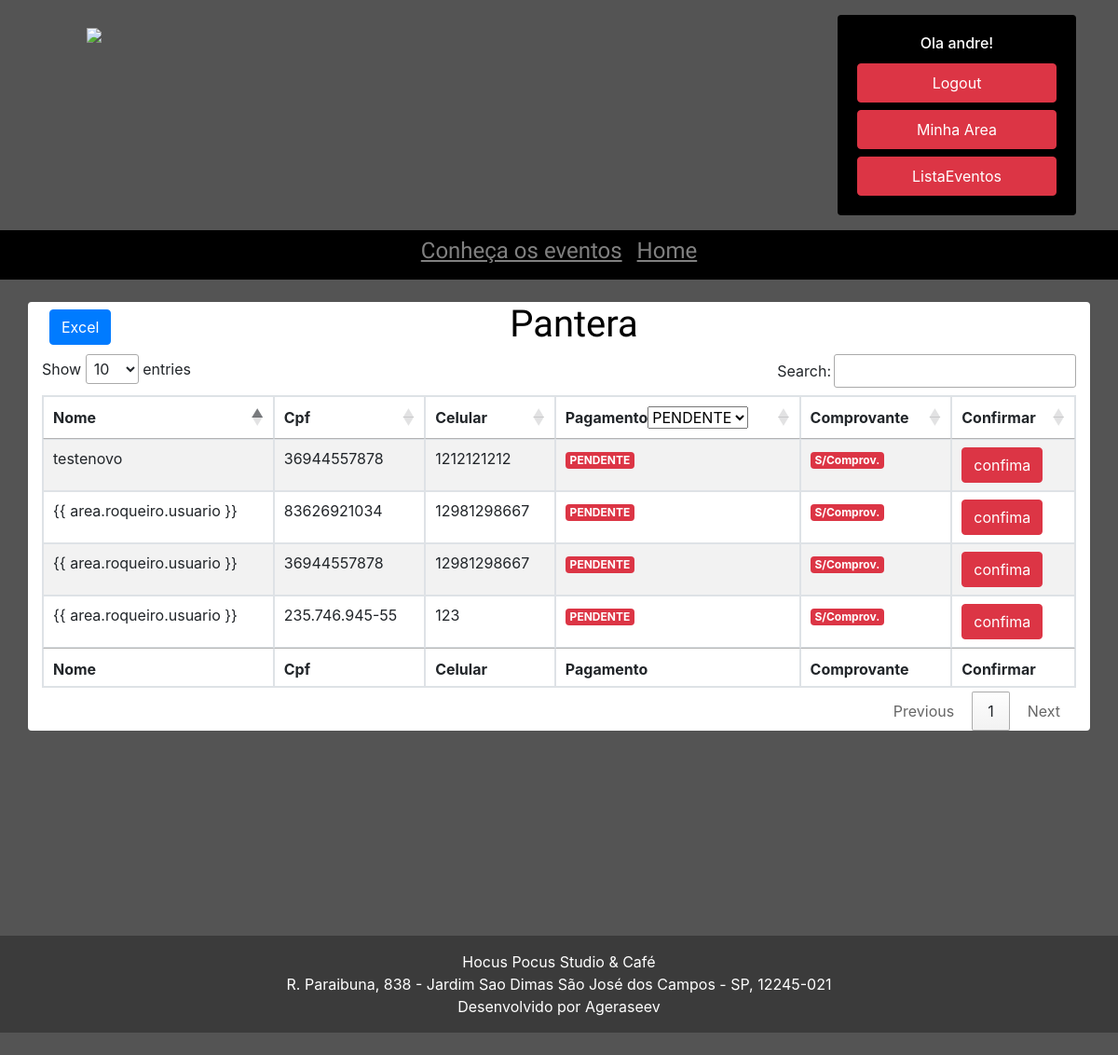
Screenshot of /lista (signed in) with the database file from the repository.
### show/models.py (models this page shows, shortened)
class Show(models.Model):
    titulo_show = models.CharField(max_length=100, )
    descricao_show = models.CharField(max_length=300)
    horario_do_show = models.CharField(max_length=100, null=True)
    data_do_show = models.DateField(null=True)
    banner = models.ImageField(upload_to='static/banners', blank=True)
    quadrado = models.ImageField(upload_to='static/banners', blank=True)
    publicada = models.BooleanField(default=False)
    pix = models.BooleanField(default=False)
    carrocel = models.BooleanField(default=False)

class NomeLista(models.Model):
    sem_registro = models.ForeignKey(UsuarioSemRegistro, on_delete=models.CASCADE, blank=True, null= True)
    roqueiro = models.ForeignKey(Usuario, on_delete=models.CASCADE, blank=True, null= True)
    pagamento = models.BooleanField(default=False)
    comprovante = models.ImageField(upload_to='static/comprovantes', blank=True)
    lista_reserva = models.ForeignKey(Show, on_delete=models.CASCADE, blank=True, null= True,)
    class Meta:
        unique_together = ('roqueiro', 'lista_reserva')

### usuario/models.py (models this page shows, shortened)
class Usuario(models.Model):
    usuario = models.OneToOneField(User, null=True, on_delete=models.CASCADE)
    cpf = models.CharField(max_length=11)
    celular = models.CharField(max_length=12)

class UsuarioSemRegistro(models.Model):
    usuario_sem_registro = models.CharField(max_length=50)
    cpf_sem_registro = models.CharField(max_length=11)
    celular_sem_registro = models.CharField(max_length=12)

### show/views.py (the view)
# urls.py: path('lista', lista, name='lista'),
def lista(request, id=1):
    if request.user.is_staff:
        if request.method == 'POST':
            id = request.POST['id']
            show = request.POST['show']
            cofirmapagamento = NomeLista.objects.filter(id=id)
            cofirmapagamento.update(
                pagamento=True)
            print(show)
            return redirect('lista/'+show)
        else:
            pessoa = NomeLista.objects.filter(lista_reserva_id=id)
            show = Show.objects.filter(id=id)
            dados = {'pessoas': pessoa,
                     'show': show
            }
            return render(request, 'lista.html', dados)
    else:
        return redirect('home')

### templates/lista.html (shortened to what this page needs)
{% extends 'base3.html' %}
{% load static %}
{% block content %}
<body>
<link rel="stylesheet" href="https://cdn.datatables.net/1.10.2/css/jquery.dataTables.min.css">
{% for nome_na_lista in show %}
<div class="container bg-white rounded mt-4">
    <div class="row header" style="text-align:center;color:black">
        <div class="col-md-4 text-left m-2">
            <button id="export" class="btn btn-primary">Excel</button>
        </div>
        <h1 class="col-md-4 text-center " style="font-family: 'Chau Philomene One'">{{ nome_na_lista.titulo_show }}</h1>
    </div>
    <table id="example" class="table table-striped table-bordered" style="width:100%">
        <thead>
        <tr>
            <th>Nome</th>
            <th>Cpf</th>
            <th>Celular</th>
            <th>Pagamento</th>
            <th>Comprovante</th>
            <th>Confirmar</th>
        </tr>
        </thead>
        <tbody>
        {% for area in pessoas.all %}
        <tr>
            <td> {% if area.roqueiro == None %} {{ area.sem_registro.usuario_sem_registro }} {% else %} {{
                area.roqueiro.usuario }} {% endif %}
            </td>
            <td>{{ area.roqueiro.cpf }} {{ area.sem_registro.cpf_sem_registro }}</td>
            <td>{{ area.roqueiro.celular }} {{ area.sem_registro.celular_sem_registro }}</td>
            {% if area.pagamento %}
            <td><label class="badge badge-success">PAGO</label></td>
            {% else %}
            <td><label class="badge badge-danger">PENDENTE</label></td>
            {% endif %}
            {% if area.comprovante %}
            <td><a href="{% url 'comprovante' %}/{{ area.id }}">
                <button class="btn btn-primary"> Comprovante</button>
            </a></td>
            {% else %}
            <td><label class="badge badge-danger"> S/Comprov. </label></td>
            {% endif %}
            <form action="{% url 'lista' %}" method="POST">
                <td>
                    <button class="btn btn-danger" type="submit"> confima</button>
                </td>
            </form>
        </tr>
        {% endfor %}
        </tbody>
        <tfoot>
        <tr>
            <th>Nome</th>
            <th>Cpf</th>
            <th>Celular</th>
            <th>Pagamento</th>
            <th>Comprovante</th>
            <th>Confirmar</th>
        </tr>
        </tfoot>
    </table>
</div>
{% endfor %}
{% endblock %}

### templates/partials/_navbar2.html (shortened to what this page needs)
{% load static %}
<div class="container d-none d-lg-block align-items-center my-3">
    <div class="row ">
        <div class="col-8">
            <a class="navbar-brand pl-5" href="{% url 'home' %}"><img src="{% static 'LogoHocusHorizontal01.png' %}"
                                                                      class="img-fluid " width="800"></a>
        </div>
        <div class="col justify-content-center">
            <div class="card  float-right " style="width: 16rem; background-color:#000000">
                {% if user.is_authenticated %}
                <div class="card-body " style="background-color:#000000">
                    <h6 class="card-title text-center text-white mt3"> Ola {{ user.username }}! </h6>
                    <a class="nav-link btn  btn-danger mt-2" href="{% url 'logout' %}">Logout</a>
                    <a class="nav-link btn  btn-danger mt-2"
                       href="{% url 'dashboard' %}">Minha Area</a>
                    {% if request.user.is_staff %}
                    <a class="nav-link btn btn-danger mt-2" href="{% url 'listaevento' %}">ListaEventos</a>
                    {% endif %}
                </div>
                {% endif %}
            </div>
        </div>
    </div>
</div>
{% if user.is_authenticated %}
<nav class=" navbar-expand-lg navbar-dark   " style="background-color:#000000">
        {% endif %}
        <div class="container ">
            <div class="collapse navbar-collapse justify-content-center" id="navbarNavDropdown">
                <ul class="navbar-nav ">
                    <li class="nav-item  ">
                        <a class="nav-link" style="font-family: 'Chau Philomene One'" href="/"><h4><u>Conheça os
                            eventos </u></h4><span class="sr-only">(current)</span></a>
                    </li>
                    <li class="nav-item">
                        <a class="nav-link" style="font-family: 'Chau Philomene One'" href="/"><h4><u>Home</u></h4></a>
                    </li>
                </ul>
            </div>
        </div>
    </nav>

### static/css/footer.css (style rules this page uses)
html, body { height: 100%; margin: 0; }

### rows the page displays
Show: titulo_show "Pantera"
NomeLista: shows "{{ area.roqueiro.usuario }}", roqueiro.cpf "83626921034", roqueiro.celular "12981298667", pagamento "PENDENTE", comprovante "S/Comprov."
NomeLista: shows "{{ area.roqueiro.usuario }}", roqueiro.cpf "36944557878", roqueiro.celular "12981298667", pagamento "PENDENTE", comprovante "S/Comprov."
NomeLista: shows "{{ area.roqueiro.usuario }}", roqueiro.cpf "235.746.945-55", roqueiro.celular "123", pagamento "PENDENTE", comprovante "S/Comprov."
NomeLista: sem_registro.usuario_sem_registro "testenovo", sem_registro.cpf_sem_registro "36944557878", sem_registro.celular_sem_registro "1212121212", pagamento "PENDENTE", comprovante "S/Comprov."

### other values shown
{{ user.username }} "andre"
